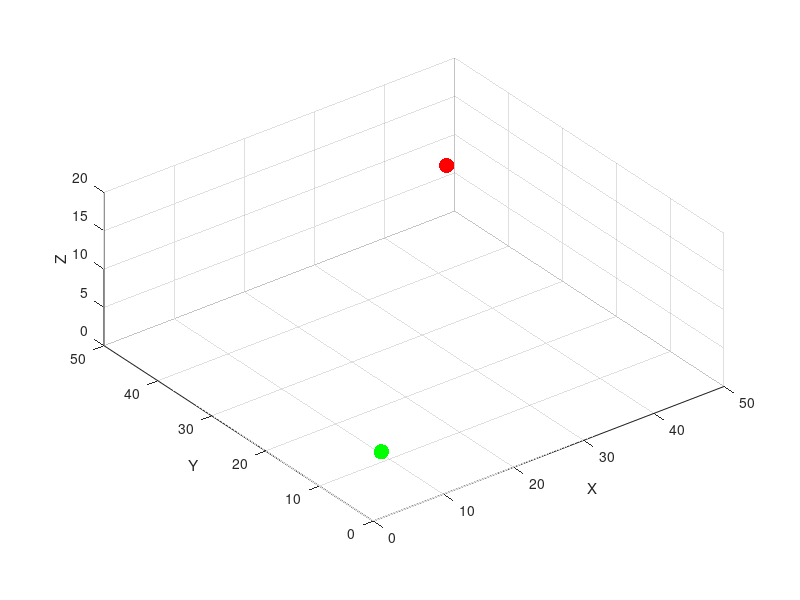

The MATLAB source for this figure: (Note: this script raises an error after producing the figure.)
clear; clc; close all;

%% ================= PARAMETERS =================
map.x = [0 50];
map.y = [0 50];
map.z = [0 20];

start = [5 5 5];
goal  = [45 45 10];

step_size   = 3.0;
goal_thresh = 2.0;
goal_bias   = 0.4;
max_iter    = 1500;

%% ================= FIGURE =================
figure; hold on; grid on; axis equal;
xlim(map.x); ylim(map.y); zlim(map.z);
xlabel('X'); ylabel('Y'); zlabel('Z');
view(3);

scatter3(start(1), start(2), start(3), 120, 'g', 'filled');
scatter3(goal(1),  goal(2),  goal(3),  120, 'r', 'filled');

%% ================= TREE INIT =================
tree(1).pos = start;
tree(1).parent = 0;

%% ================= RRT LOOP =================
for i = 2:max_iter

    % -------- Sample --------
    if rand < goal_bias
        q_rand = goal;
    else
        q_rand = [ ...
            rand_range(map.x), ...
            rand_range(map.y), ...
            rand_range(map.z) ];
    end

    % -------- Nearest node --------
    idx_near = nearest_node(tree, q_rand);
    q_near = tree(idx_near).pos;

    % -------- Steer --------
    dir = q_rand - q_near;
    if norm(dir) == 0
        continue;
    end
    q_new = q_near + step_size * dir / norm(dir);

    % -------- Add node --------
    tree(i).pos = q_new;
    tree(i).parent = idx_near;

    plot3([q_near(1) q_new(1)], ...
          [q_near(2) q_new(2)], ...
          [q_near(3) q_new(3)], 'b');

    drawnow limitrate;

    % -------- Goal check --------
    if norm(q_new - goal) < goal_thresh
        tree(i+1).pos = goal;
        tree(i+1).parent = i;

        plot3([q_new(1) goal(1)], ...
              [q_new(2) goal(2)], ...
              [q_new(3) goal(3)], ...
              'r', 'LineWidth', 2);

        disp('GOAL REACHED');
        break;
    end
end

%% ================= PATH EXTRACTION =================
path = [];
idx = length(tree);

while idx ~= 0
    path = [tree(idx).pos; path];
    idx = tree(idx).parent;
end

plot3(path(:,1), path(:,2), path(:,3), ...
      'm', 'LineWidth', 3);

title('3D RRT Path');

%% ================= FUNCTIONS =================
function r = rand_range(b)
    r = b(1) + rand * (b(2) - b(1));
end

function idx = nearest_node(tree, q)
    dmin = inf;
    idx = 1;
    for k = 1:length(tree)
        d = norm(tree(k).pos - q);
        if d < dmin
            dmin = d;
            idx = k;
        end
    end
end
